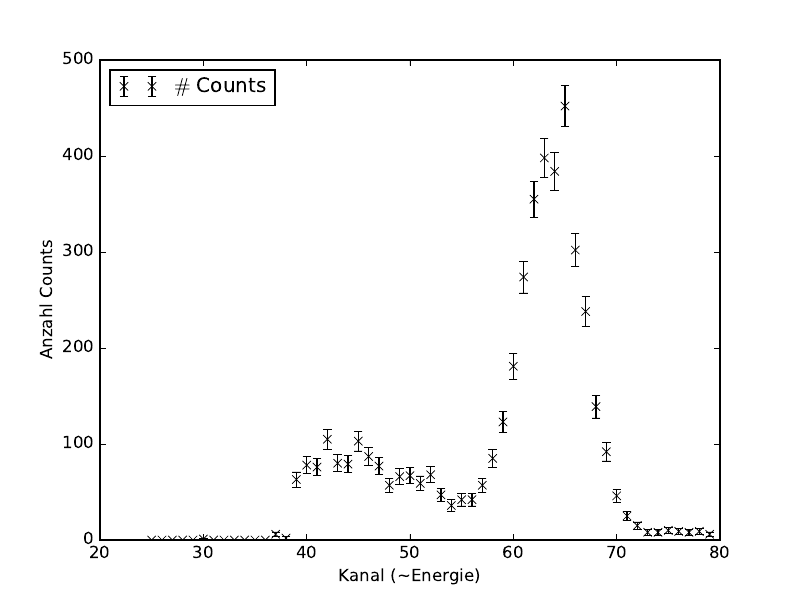

Write Python code to recreate this figure.
import numpy as np
from scipy.stats import sem
from uncertainties import ufloat
import uncertainties.unumpy as unp
import matplotlib.pyplot as plt
import scipy.constants as sc
from scipy.optimize import curve_fit
from numpy.linalg import inv

Werte = np.genfromtxt('Messungen.txt', unpack=True)
Fehler = np.sqrt(Werte)
Fehler_Komplett = np.array([Fehler[25:80], Fehler[25:80]])

Kanäle = np.linspace(0,511,512)

plt.errorbar(Kanäle[25:80], Werte[25:80], yerr = Fehler_Komplett, fmt = 'x', color = 'k', label = r'$\#$ Counts')
plt.ylabel(r'Anzahl Counts')
plt.xlabel(r'Kanal (~Energie)')
plt.legend(loc = 'best')
plt.savefig('Spektrum.pdf')
plt.show()
